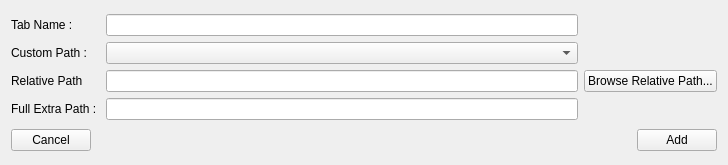
<?xml version="1.0" encoding="UTF-8"?>
<ui version="4.0">
 <class>Form</class>
 <widget class="QWidget" name="Form">
  <property name="geometry">
   <rect>
    <x>0</x>
    <y>0</y>
    <width>728</width>
    <height>165</height>
   </rect>
  </property>
  <property name="windowTitle">
   <string>Form</string>
  </property>
  <layout class="QGridLayout" name="gridLayout_2" rowstretch="10,0">
   <item row="0" column="0">
    <layout class="QGridLayout" name="gridLayout">
     <item row="2" column="1">
      <widget class="QLineEdit" name="lineEdit_relative_path">
       <property name="readOnly">
        <bool>true</bool>
       </property>
      </widget>
     </item>
     <item row="1" column="1">
      <widget class="QComboBox" name="comboBox_custom_path"/>
     </item>
     <item row="3" column="0">
      <widget class="QLabel" name="label_2">
       <property name="text">
        <string>Full Extra Path : </string>
       </property>
      </widget>
     </item>
     <item row="3" column="1">
      <widget class="QLineEdit" name="lineEdit_full_extra_path">
       <property name="readOnly">
        <bool>true</bool>
       </property>
      </widget>
     </item>
     <item row="1" column="0">
      <widget class="QLabel" name="label">
       <property name="text">
        <string>Custom Path :</string>
       </property>
      </widget>
     </item>
     <item row="2" column="0">
      <widget class="QLabel" name="label_3">
       <property name="text">
        <string>Relative Path</string>
       </property>
      </widget>
     </item>
     <item row="0" column="1">
      <widget class="QLineEdit" name="lineEdit_tabName"/>
     </item>
     <item row="0" column="0">
      <widget class="QLabel" name="label_4">
       <property name="text">
        <string>Tab Name :</string>
       </property>
      </widget>
     </item>
     <item row="2" column="2">
      <widget class="QPushButton" name="pushButton_browse_relative_path">
       <property name="text">
        <string>Browse Relative Path...</string>
       </property>
      </widget>
     </item>
    </layout>
   </item>
   <item row="1" column="0">
    <layout class="QHBoxLayout" name="horizontalLayout">
     <item>
      <widget class="QPushButton" name="pushButton_cancel">
       <property name="text">
        <string>Cancel</string>
       </property>
      </widget>
     </item>
     <item>
      <spacer name="horizontalSpacer">
       <property name="orientation">
        <enum>Qt::Horizontal</enum>
       </property>
       <property name="sizeHint" stdset="0">
        <size>
         <width>40</width>
         <height>20</height>
        </size>
       </property>
      </spacer>
     </item>
     <item>
      <widget class="QPushButton" name="pushButton_confirm">
       <property name="text">
        <string>Add</string>
       </property>
      </widget>
     </item>
    </layout>
   </item>
  </layout>
 </widget>
 <resources/>
 <connections/>
</ui>
